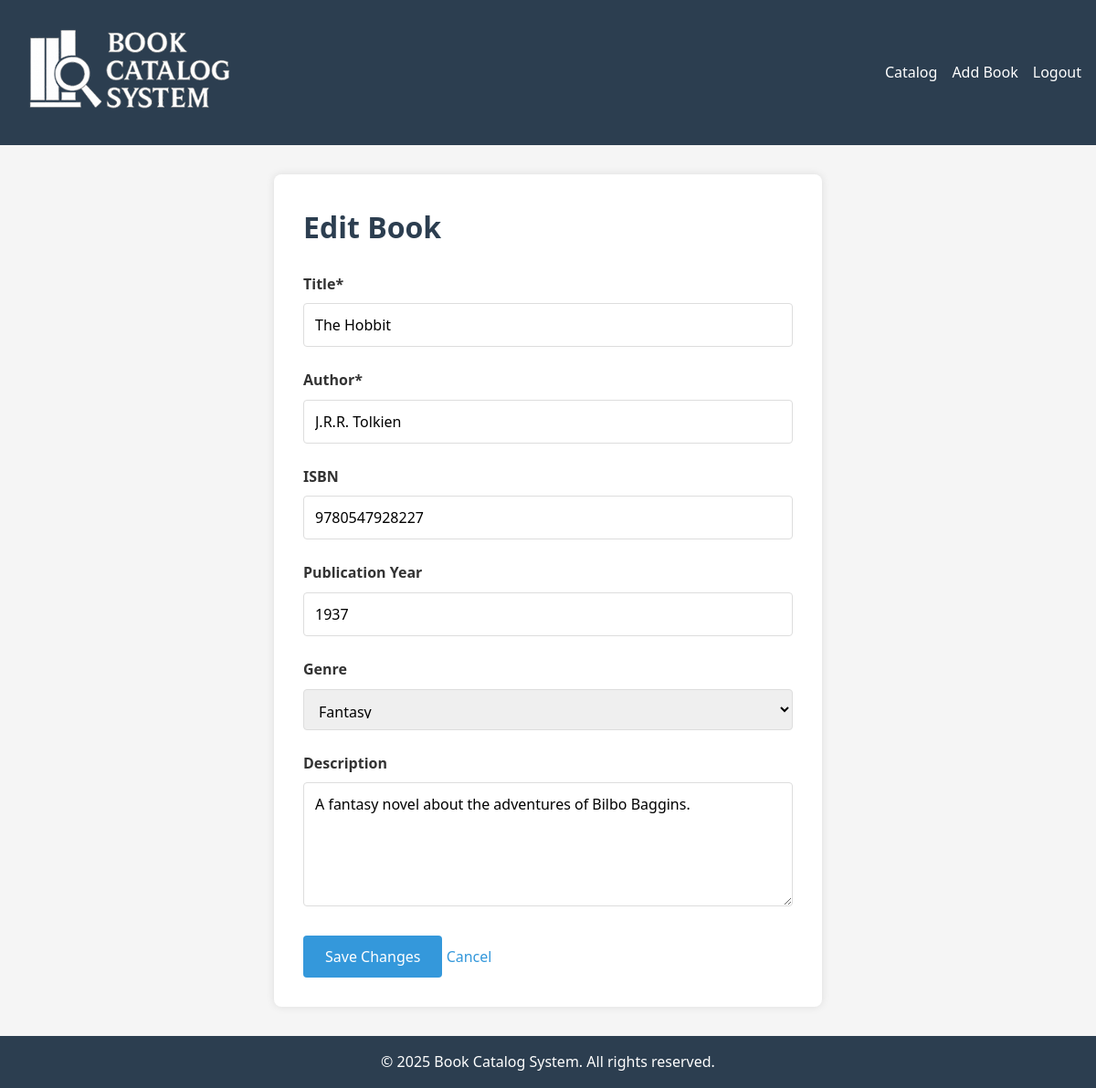
/pages/edit_book.php?id=4 (signed in), run on the app's committed database.
### tables this page shows
CREATE TABLE `books` (
  `book_id` int(11) NOT NULL,
  `title` varchar(255) NOT NULL,
  `author` varchar(255) NOT NULL,
  `isbn` varchar(20) DEFAULT NULL,
  `publication_year` int(11) DEFAULT NULL,
  `genre` varchar(100) DEFAULT NULL,
  `description` text DEFAULT NULL,
  `added_by` int(11) DEFAULT NULL
);

### pages/edit_book.php (the view, shortened to what this page needs)
<?php
require_once __DIR__ . '/../server/db_connect.php';
$bookId = $_GET['id'] ?? null;
try {
    $stmt = $pdo->prepare("SELECT * FROM books WHERE book_id = ? AND added_by = ?");
    $stmt->execute([$bookId, $_SESSION['user_id']]);
    $book = $stmt->fetch(PDO::FETCH_ASSOC);
} catch (PDOException $e) {
    die("Database error: " . $e->getMessage());
}
$genres = [];
try {
    $genreStmt = $pdo->query("SELECT DISTINCT genre FROM books WHERE genre IS NOT NULL ORDER BY genre");
    $genres = $genreStmt->fetchAll(PDO::FETCH_COLUMN);
} catch (PDOException $e) {
    $errors['general'] = "Error loading genres: " . $e->getMessage();
}
include __DIR__ . '/../includes/header.php';
?>
<div class="form-container">
    <h1>Edit Book</h1>
    <form method="POST">
        <div class="form-group">
            <label for="title">Title*</label>
            <input type="text" id="title" name="title"
                   value="<?= htmlspecialchars($_POST['title'] ?? $book['title']) ?>" required>
        </div>
        <div class="form-group">
            <label for="author">Author*</label>
            <input type="text" id="author" name="author"
                   value="<?= htmlspecialchars($_POST['author'] ?? $book['author']) ?>" required>
        </div>
        <div class="form-group">
            <label for="isbn">ISBN</label>
            <input type="text" id="isbn" name="isbn"
                   value="<?= htmlspecialchars($_POST['isbn'] ?? $book['isbn']) ?>">
        </div>
        <div class="form-group">
            <label for="publication_year">Publication Year</label>
            <input type="number" id="publication_year" name="publication_year"
                   value="<?= htmlspecialchars($_POST['publication_year'] ?? $book['publication_year']) ?>"
                   min="1000" max="<?= date('Y') ?>">
        </div>
        <div class="form-group">
            <label for="genre">Genre</label>
            <select id="genre" name="genre">
                <?php foreach ($genres as $g): ?>
                    <option value="<?= htmlspecialchars($g) ?>"
                        <?= (($_POST['genre'] ?? $book['genre']) === $g) ? 'selected' : '' ?>>
                        <?= htmlspecialchars($g) ?>
                    </option>
                <?php endforeach; ?>
            </select>
        </div>
        <div class="form-group">
            <label for="description">Description</label>
            <textarea id="description" name="description" rows="5"><?=
                htmlspecialchars($_POST['description'] ?? $book['description'])
            ?></textarea>
        </div>
        <div class="form-actions">
            <button type="submit" class="save-btn">Save Changes</button>
            <a href="view_book.php?id=<?= $bookId ?>" class="cancel-btn">Cancel</a>
        </div>
    </form>
</div>
<?php include __DIR__ . '/../includes/footer.php'; ?>

### css/styles.css (style rules this page uses)
:root { --primary-color: #3498db; --secondary-color: #2980b9; --accent-color: #e74c3c; --light-color: #ecf0f1; --dark-color: #2c3e50; --success-color: #2ecc71; --warning-color: #f39c12; --error-color: #e74c3c; }
* { margin: 0; padding: 0; box-sizing: border-box; font-family: 'Segoe UI', Tahoma, Geneva, Verdana, sans-serif; }
body { background-color: #f5f5f5; color: #333; line-height: 1.6; }
a { text-decoration: none; color: var(--primary-color); }
.form-container, .login-container, .register-container { max-width: 600px; margin: 2rem auto; padding: 2rem; background: white; border-radius: 8px; box-shadow: 0 0 10px rgba(0, 0, 0, 0.1); }
.form-container h1 { margin-bottom: 1.5rem; color: var(--dark-color); }
.form-group { margin-bottom: 1.5rem; }
.form-group label { display: block; margin-bottom: 0.5rem; font-weight: bold; }
.form-group input, .form-group select, .form-group textarea { width: 100%; padding: 0.75rem; border: 1px solid #ddd; border-radius: 4px; font-size: 1rem; }
.form-group textarea { min-height: 120px; resize: vertical; }
.form-group select { height: 45px; }
button { background-color: var(--primary-color); color: white; border: none; padding: 0.75rem 1.5rem; border-radius: 4px; cursor: pointer; font-size: 1rem; }

### data on the page
books: title "The Hobbit", author "J.R.R. Tolkien", isbn "9780547928227", publication_year "1937", genre "Fantasy", description "A fantasy novel about the adventures of Bilbo Baggins."
